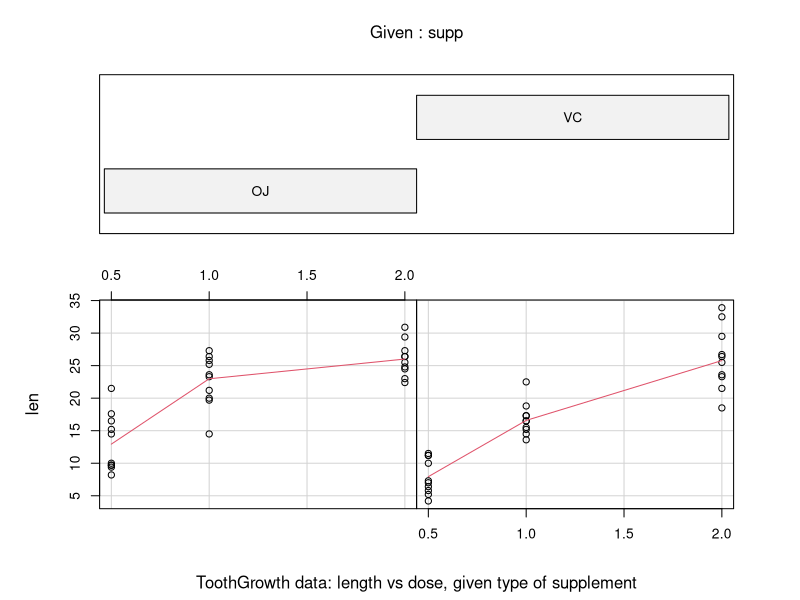

The R script that drew this image: (Note: this script raises an error after producing the figure.)
## ---- chunk 1
library(datasets)
data("ToothGrowth")
summary(ToothGrowth)
## ---- chunk 2
head(ToothGrowth)
str(ToothGrowth)
## ---- chunk 3
coplot(len ~ dose | supp, data = ToothGrowth, panel = panel.smooth, xlab = "ToothGrowth data: length vs dose, given type of supplement")
## ---- chunk 4
toothDose2 <- subset(ToothGrowth, dose == 2)
dose2test <- t.test(len ~ supp, paired = F, var.equal=F, data = toothDose2)
print(dose2test)
## ---- chunk 5
toothDose2_vc = toothDose2[toothDose2$supp == 'VC',]
toothDose2_oj = toothDose2[toothDose2$supp == 'OJ',]
hist(toothDose2_oj$len, probability = T, ylim=c(0,0.2),
     main='Histogram of Tooth length using OJ Supplement at a dose of 2mg/day', xlab = "Tooth Length")
lines(density(toothDose2_oj$len), col='blue', lwd=2)
lines(density(toothDose2_vc$len), col='red', lwd=2)
abline(v = dose2test$estimate[1], col='blue')
abline(v = dose2test$estimate[2], col='red')
legend('topright', c('OJ', 'VC'), lty = 1, col=c('blue', 'red'))
## ---- chunk 6
toothDose1 <- subset(ToothGrowth, dose == 1)
dose1test <- t.test(len ~ supp, paired = F, var.equal=F, data = toothDose1)
print(dose1test)
## ---- chunk 7
toothDose1_vc = toothDose1[toothDose1$supp == 'VC',]
toothDose1_oj = toothDose1[toothDose1$supp == 'OJ',]
hist(toothDose1_oj$len, probability = T, ylim=c(0,0.2),
     main='Histogram of Tooth length using OJ Supplement at a dose of 1mg/day', xlab = "Tooth Length")
lines(density(toothDose1_oj$len), col='blue', lwd=2)
lines(density(toothDose1_vc$len), col='red', lwd=2)
abline(v = dose1test$estimate[1], col='blue')
abline(v = dose1test$estimate[2], col='red')
legend('topright', c('OJ', 'VC'), lty = 1, col=c('blue', 'red'))
## ---- chunk 8
toothDose05 <- subset(ToothGrowth, dose == 0.5)
dose05test <- t.test(len ~ supp, paired = F, var.equal=F, data = toothDose05)
print(dose05test)
## ---- chunk 9
toothDose05_vc = toothDose05[toothDose05$supp == 'VC',]
toothDose05_oj = toothDose05[toothDose05$supp == 'OJ',]
hist(toothDose05_oj$len, probability = T, ylim=c(0,0.4), xlim = c(0,22),
     main='Histogram of Tooth length using OJ Supplement at a dose of 0.5mg/day', xlab = "Tooth Length")
lines(density(toothDose05_oj$len), col='blue', lwd=2)
lines(density(toothDose05_vc$len), col='red', lwd=2)
abline(v = dose05test$estimate[1], col='blue')
abline(v = dose05test$estimate[2], col='red')
legend('topright', c('OJ', 'VC'), lty = 1, col=c('blue', 'red'))
